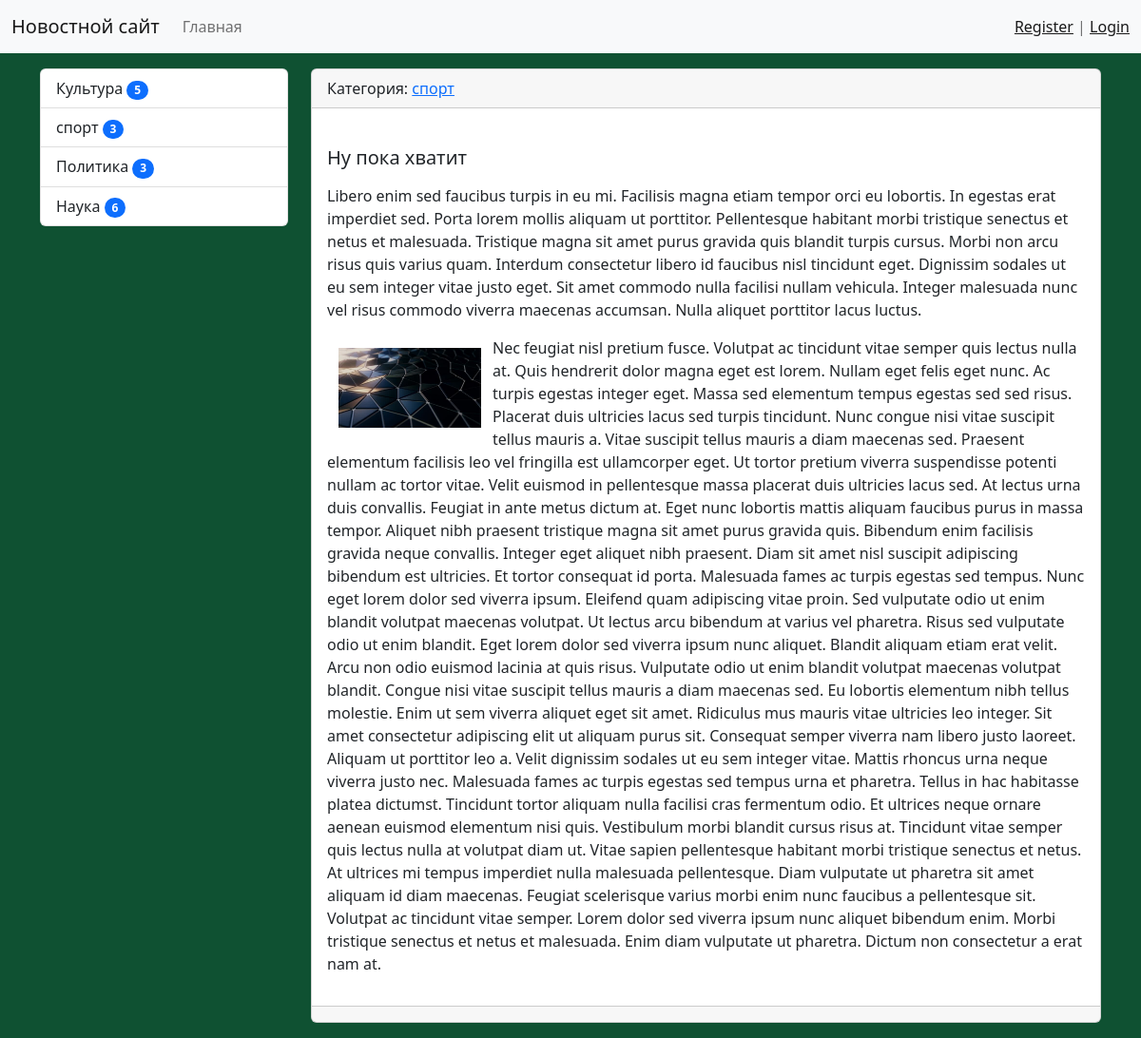
Page /news/19/ on the committed database.
### news/models.py (models this page shows, shortened)
class Category(models.Model):
    title = models.CharField(max_length=150, db_index=True, verbose_name='Категория')
    def get_absolute_url(self):
        return reverse('category', kwargs={'category_id': self.pk})
    class Meta:
        verbose_name = "Категория"
        verbose_name_plural = "Категории"
        ordering = ['title']

class News(models.Model):
    title = models.CharField(max_length=150, verbose_name='Название')
    content = models.TextField(blank=True, verbose_name='Содержание')
    created_at = models.DateTimeField(auto_now_add=True, verbose_name="Дата создания")
    updated_at = models.DateTimeField(auto_now=True, verbose_name="Дата изменения")
    photo = models.ImageField(upload_to="photos/%Y/%m/%d/", verbose_name="Фото", blank=True)
    is_published = models.BooleanField(default=True, verbose_name='Опубликовано')
    category = models.ForeignKey('Category', on_delete=models.PROTECT, verbose_name='Категория', related_name='get_news')
    views = models.IntegerField(default=0)
    class Meta:
        verbose_name = "Новость"
        verbose_name_plural = "Новости"
        ordering = ['-created_at']

### news/views.py (the view)
# urls.py: path('news/<int:pk>/', ViewNews.as_view(), name='news'),
class ViewNews(DetailView):
    model = News
    template_name = 'news/view_news.html'
    context_object_name = 'news_item'

### news/templatetags/news_tags.py (called while the page is built)
@register.inclusion_tag('news/list_categories.html')
def show_categories(arg1='', arg2=''):
    categories = cache.get('categories')
    if not categories:
        categories = Category.objects.annotate(cnt=Count('get_news', filter=F('get_news__is_published'))).filter(cnt__gt=0)
        cache.set('categories', categories, 30)
    return {'categories': categories}

### news/templates/news/view_news.html (shortened to what this page needs)
{% extends 'base.html' %}
{% block sidebar %}
{% include 'inc/_sidebar.html' %}
{% endblock %}
{% block content %}
<div class="card mb-3">
    <div class="card-header">
        Категория: <a href="{{ news_item.category.get_absolute_url }}">{{ news_item.category.title }}</a>
    </div>
    <div class="card-body">
        <h5 class="card-title">{{ news_item.title }}</h5>
        <p class="card-text">{{ news_item.content|safe|linebreaks }}</p>
    </div>
    <div class="card-footer text-muted">
    </div>
</div>
{% endblock %}

### news/templates/news/list_categories.html (shortened to what this page needs)
<div class="list-group">
    {% for item in categories %}
    <a href="{{ item.get_absolute_url }}" class="list-group-item list-group-item-action">{{ item.title }}  <span class="badge bg-primary rounded-pill">{{ item.cnt }}</span></a>
    {% endfor %}
</div>

### mycite/static/css/style.css (style rules this page uses)
body { background-color: #0f5132; }

### rows in the picture
Category: title "Культура", cnt "5"
Category: title "спорт", cnt "3"
Category: title "Политика", cnt "3"
Category: title "Наука", cnt "6"
News: category "спорт", title "Ну пока хватит", content "Libero enim sed faucibus turpis in eu mi. Facilisis magna etiam tempor orci eu lobortis. In egestas erat imperdiet sed. Porta lorem mollis aliquam ut porttitor. Pellentesque habitant morbi tristique senectus et netus et malesuada. Tristique magna sit amet purus gravida quis blandit turpis cursus. Morbi non arcu risus quis varius quam. Interdum consectetur libero id faucibus nisl tincidunt eget. Dignissim sodales ut eu sem integer vitae justo eget. Sit amet commodo nulla facilisi nullam vehicula. Integer malesuada nunc vel risus commodo viverra maecenas accumsan. Nulla aliquet porttitor lacus luctus. Nec feugiat nisl pretium fusce. Volutpat ac tincidunt vitae semper quis lectus nulla at.…", content (picture)
